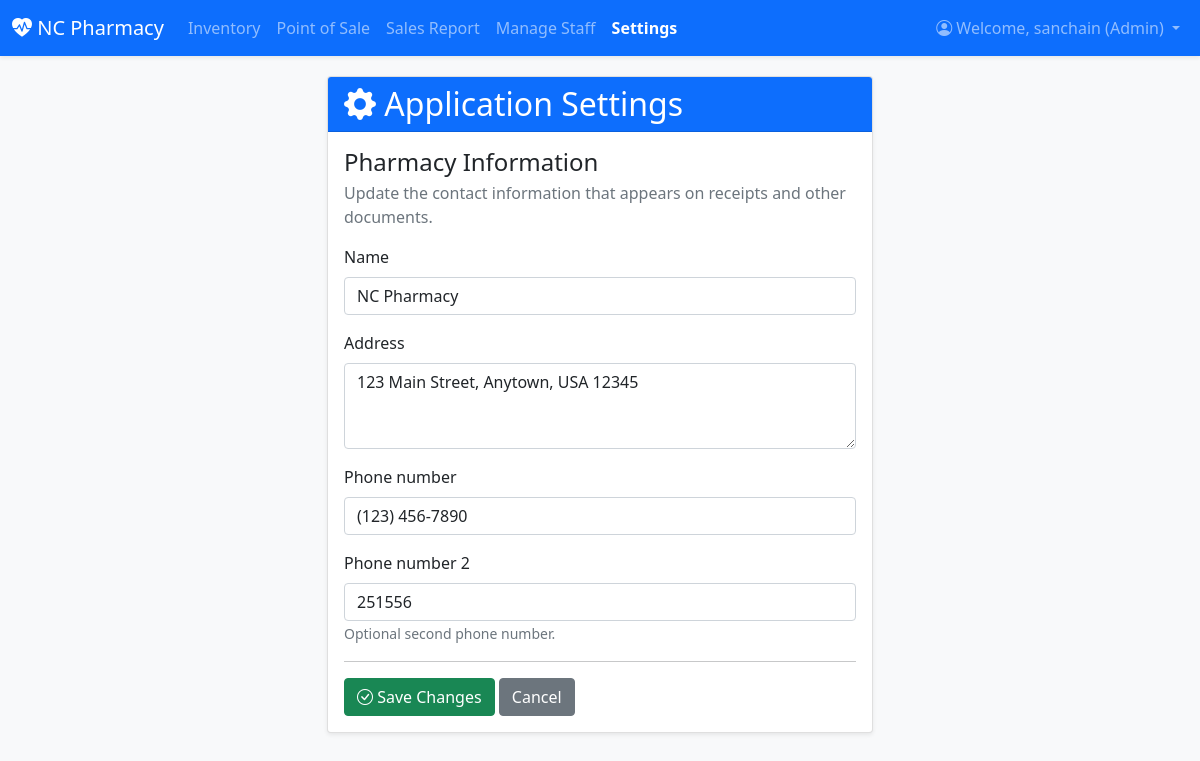
The page /settings/ (signed in) on the database its author committed.
### inventory/models.py (models this page shows, shortened)
class Profile(models.Model):
    user = models.OneToOneField(User, on_delete=models.CASCADE)
    ROLE_CHOICES = (
        ('admin', 'Admin'),
        ('staff', 'Staff'),
    )
    role = models.CharField(max_length=10, choices=ROLE_CHOICES, blank=True)
    permissions = models.ManyToManyField(Permission, blank=True)

class PharmacyInfo(models.Model):
    name = models.CharField(max_length=200, default="NC Pharmacy")
    address = models.TextField(default="123 Main Street, Anytown, USA 12345")
    phone_number = models.CharField(max_length=20, default="(123) 456-7890")
    phone_number_2 = models.CharField(max_length=20, blank=True, null=True, help_text="Optional second phone number.")
    class Meta:
        verbose_name_plural = "Pharmacy Info"

### inventory/views.py (the view)
# urls.py: path('settings/', settings_view, name='settings'),
@login_required
@user_passes_test(is_admin)
def settings_view(request):
    pharmacy_info, _ = PharmacyInfo.objects.get_or_create(pk=1)
    if request.method == 'POST':
        form = PharmacyInfoForm(request.POST, instance=pharmacy_info)
        if form.is_valid():
            form.save()
            messages.success(request, "Pharmacy information updated successfully.")
            return redirect('settings')
    else:
        form = PharmacyInfoForm(instance=pharmacy_info)
    context = {'form': form, 'pharmacy_info': pharmacy_info}
    return render(request, 'inventory/settings.html', context)

### inventory/forms.py
class PharmacyInfoForm(forms.ModelForm):
    class Meta:
        model = PharmacyInfo
        fields = ['name', 'address', 'phone_number', 'phone_number_2']
        widgets = {
            'name': forms.TextInput(attrs={'class': 'form-control'}),
            'address': forms.Textarea(attrs={'class': 'form-control', 'rows': 3}),
            'phone_number': forms.TextInput(attrs={'class': 'form-control'}),
            'phone_number_2': forms.TextInput(attrs={'class': 'form-control'}),
        }

### inventory/views.py (called while the page is built)
def is_admin(user):
    return user.is_authenticated and hasattr(user, 'profile') and user.profile.role == 'admin'

### inventory/templates/inventory/settings.html (shortened to what this page needs)
{% extends 'inventory/base.html' %}
{% block content %}
<div class="row justify-content-center">
    <div class="col-md-8 col-lg-6">
        <div class="card shadow-sm">
            <div class="card-header bg-primary text-white">
                <h2 class="mb-0"><i class="bi bi-gear-fill"></i> Application Settings</h2>
            </div>
            <div class="card-body">
                <h4 class="card-title">Pharmacy Information</h4>
                <p class="card-subtitle mb-3 text-muted">Update the contact information that appears on receipts and other documents.</p>
                <form method="post">
                    {% for field in form %}
                        <div class="mb-3">
                            <label for="{{ field.id_for_label }}" class="form-label">{{ field.label }}</label>
                            {{ field }}
                            {% if field.help_text %}
                                <small class="form-text text-muted">{{ field.help_text }}</small>
                            {% endif %}
                        </div>
                    {% endfor %}
                    <hr>
                    <button type="submit" class="btn btn-success"><i class="bi bi-check-circle"></i> Save Changes</button>
                    <a href="{% url 'medicine_list' %}" class="btn btn-secondary">Cancel</a>
                </form>
            </div>
        </div>
    </div>
</div>
{% endblock %}

### inventory/templates/inventory/base.html (shortened to what this page needs)
{% load static %}
<!DOCTYPE html>
<html lang="en">
<head>
    <link href="https://cdn.jsdelivr.net/npm/bootstrap@5.1.3/dist/css/bootstrap.min.css" rel="stylesheet">
    <link rel="stylesheet" href="https://cdn.jsdelivr.net/npm/bootstrap-icons@1.8.1/font/bootstrap-icons.css">
</head>
<body>
    <nav class="navbar navbar-expand-lg navbar-dark bg-primary shadow-sm">
        <div class="container-fluid">
            <a class="navbar-brand" href="{% if user.is_authenticated %}{% url 'dashboard' %}{% else %}{% url 'login' %}{% endif %}">
                <i class="bi bi-heart-pulse-fill"></i> NC Pharmacy
            </a>
            {% if user.is_authenticated %}
            <div class="collapse navbar-collapse" id="navbarNav">
                <ul class="navbar-nav me-auto mb-2 mb-lg-0">
                    <li class="nav-item"><a class="nav-link {% if request.resolver_match.url_name == 'medicine_list' %}active{% endif %}" href="{% url 'medicine_list' %}">Inventory</a></li>
                    <li class="nav-item"><a class="nav-link {% if request.resolver_match.url_name == 'pos' %}active{% endif %}" href="{% url 'pos' %}">Point of Sale</a></li>
                    <li class="nav-item"><a class="nav-link {% if request.resolver_match.url_name == 'sales_report' %}active{% endif %}" href="{% url 'sales_report' %}">Sales Report</a></li>
                    {% if user.profile.role == 'admin' %}
                    <li class="nav-item"><a class="nav-link {% if request.resolver_match.url_name == 'manage_staff' %}active{% endif %}" href="{% url 'manage_staff' %}">Manage Staff</a></li>
                    <li class="nav-item"><a class="nav-link {% if request.resolver_match.url_name == 'settings' %}active{% endif %}" href="{% url 'settings' %}">Settings</a></li>
                    {% endif %}
                </ul>
                <ul class="navbar-nav ms-auto">
                    <li class="nav-item dropdown">
                        <a class="nav-link dropdown-toggle" href="#" id="navbarDropdown" role="button" data-bs-toggle="dropdown" aria-expanded="false">
                           <i class="bi bi-person-circle"></i> Welcome, {{ user.username }} ({{ user.profile.get_role_display }})
                        </a>
                    </li>
                </ul>
            </div>
            {% endif %}
        </div>
    </nav>
    <div class="container content-wrapper">
        {% block content %}{% endblock %}
    </div>
</body>
</html>

### inventory/templates/inventory/base.html (style rules this page uses)
body { background-color: #f8f9fa; }
.content-wrapper { padding-top: 20px; padding-bottom: 40px; }
.navbar .nav-link.active { font-weight: bold; color: #fff; }

### rows shown on the page
PharmacyInfo: form "NC Pharmacy" "123 Main Street, Anytown, USA 12345" "(123) 456-7890" "251556"

### other values the page prints
{{ user.username }} "sanchain"
{{ user.profile.get_role_display }} "Admin"
{{ field.label }} "Name" "Address" "Phone number" "Phone number 2"
{{ field.help_text }} "Optional second phone number."
